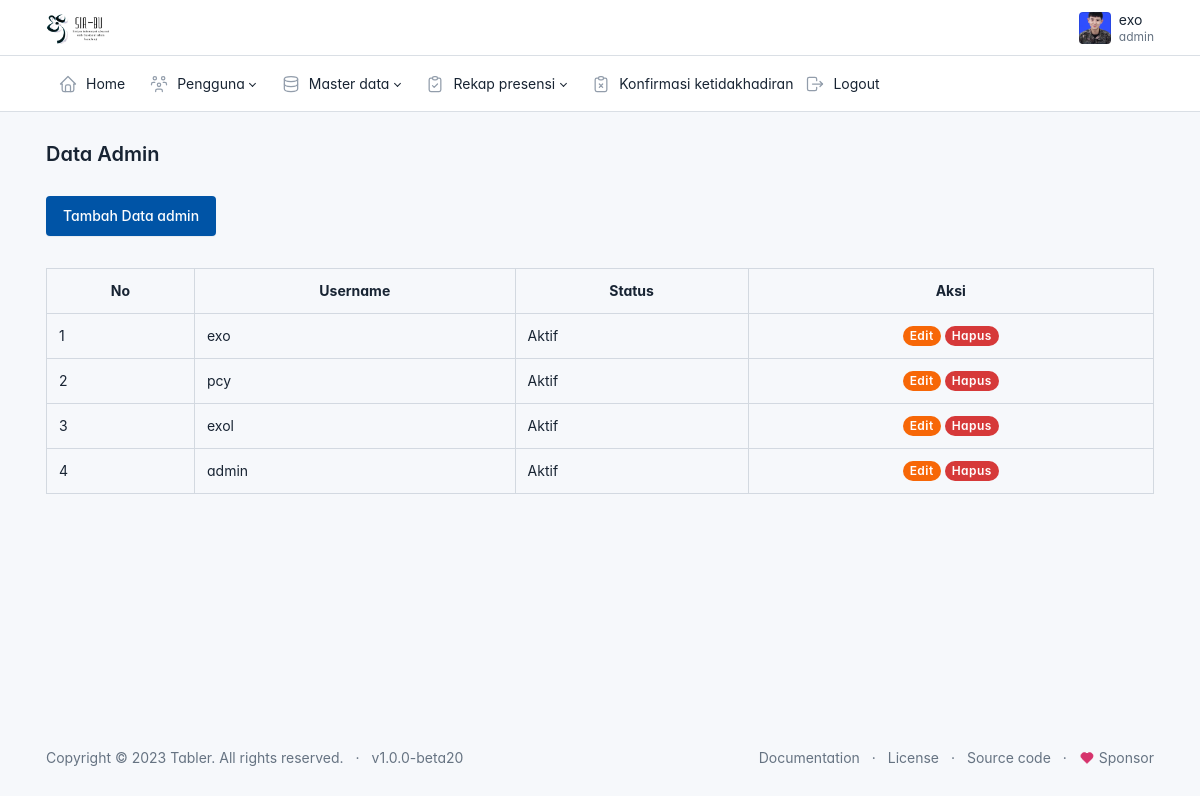
/admin/data_admin/admin.php (signed in), run on the app's committed database.
### tables this page shows
CREATE TABLE `users` (
  `id` int(11) NOT NULL,
  `id_siswa` int(11) DEFAULT NULL,
  `username` varchar(225) NOT NULL,
  `password` varchar(225) NOT NULL,
  `status` varchar(20) NOT NULL,
  `role` varchar(20) NOT NULL
);

### config.php (called while the page is built, shortened)
<?php
function base_url($url = null)
{
    $base_url = 'http://localhost/skripsi';
    if($url != null){
        return $base_url . '/'.$url;
    }else{
        return $base_url;
    }
}

### admin/data_admin/admin.php (the view, shortened to what this page needs)
<?php
include('../layout/header.php');
require_once('../../config.php');
$query = "
    SELECT users.id, users.username, users.password, users.status, users.role
    FROM users
    WHERE users.role = 'admin'";
$result = mysqli_query($connection, $query);
?>
<div class="page-body">
    <div class="container-xl">
        <a href="<?= base_url('admin/data_admin/tambah.php')?>" class="btn btn-primary mb-3">Tambah Data admin
        </a>
        <table class="table table-bordered mt-3">
            <tr class="text-center">
                <th>No</th>
                <th>Username</th>
                <th>Status</th>
                <th>Aksi</th>
            </tr>
            <?php if (mysqli_num_rows($result) === 0) { ?>
                <tr>
                    <td colspan="4" class="text-center">Data admin kosong</td>
                </tr>
            <?php } else { ?>
                <?php $no = 1; ?>
                <?php while ($admin = mysqli_fetch_array($result)) : ?>
                    <tr>
                        <td><?= $no++ ?></td>
                        <td><?= htmlspecialchars($admin['username']) ?></td>
                        <td><?= htmlspecialchars($admin['status']) ?></td>
                        <td class="text-center">
                            <a href="<?= base_url('admin/data_admin/edit.php?id=' . $admin['id'])?>"
                            class="badge badge-pill bg-warning">Edit</a>
                            <a href="<?= base_url('admin/data_admin/hapus.php?id=' . $admin['id'])?>"
                            class="badge badge-pill bg-danger tombol-hapus">Hapus</a>
                        </td>
                    </tr>
                <?php endwhile; ?>
            <?php } ?>
        </table>
    </div>
</div>
<?php include('../layout/footer.php')?>

### admin/layout/header.php (style rules this page uses)
:root { --tblr-font-sans-serif: 'Inter Var', -apple-system, BlinkMacSystemFont, San Francisco, Segoe UI, Roboto, Helvetica Neue, sans-serif; }
body { font-feature-settings: "cv03", "cv04", "cv11"; }

### data on the page
users: username "exo", status "Aktif"
users: username "pcy", status "Aktif"
users: username "exol", status "Aktif"
users: username "admin", status "Aktif"

### other printed values
$_SESSION['username'] "exo"
$_SESSION['role'] "admin"
$judul "Data Admin"
